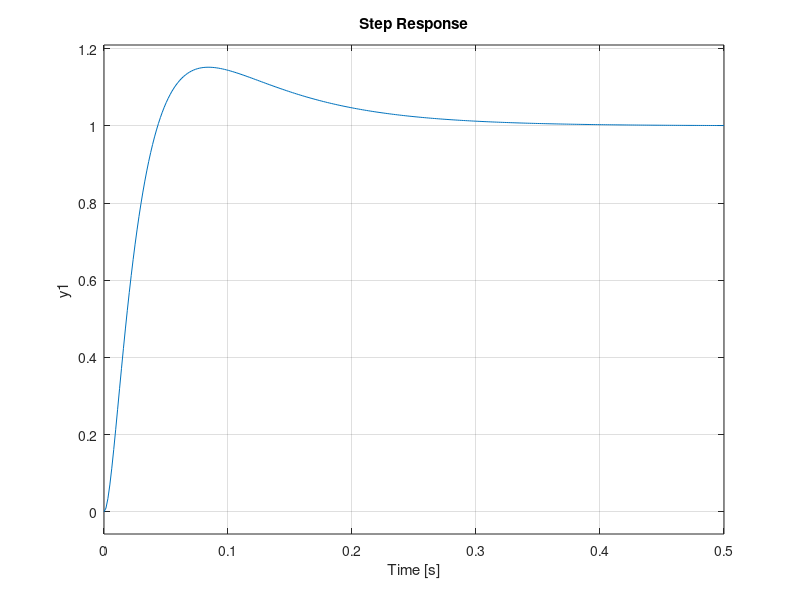

Write the MATLAB code that produced this figure.
close all;
clear all;

t=0.005;
zt=1;
tr=0.05;

Kt=0.6;
J=0.003;
Kp=J/(Kt*tr^2);
Kd=2*zt*tr*Kp;
Kp
Kd

sysmotor=tf([Kt],[J,0,0]);
sysmotor
sysKp=tf(Kp);
sysKp
sysKd=tf([Kd,0],[t,1]);
sysKd
sysA=sysmotor*(sysKp+sysKd);
fbA=sysA/(sysA+1);
step(fbA);

